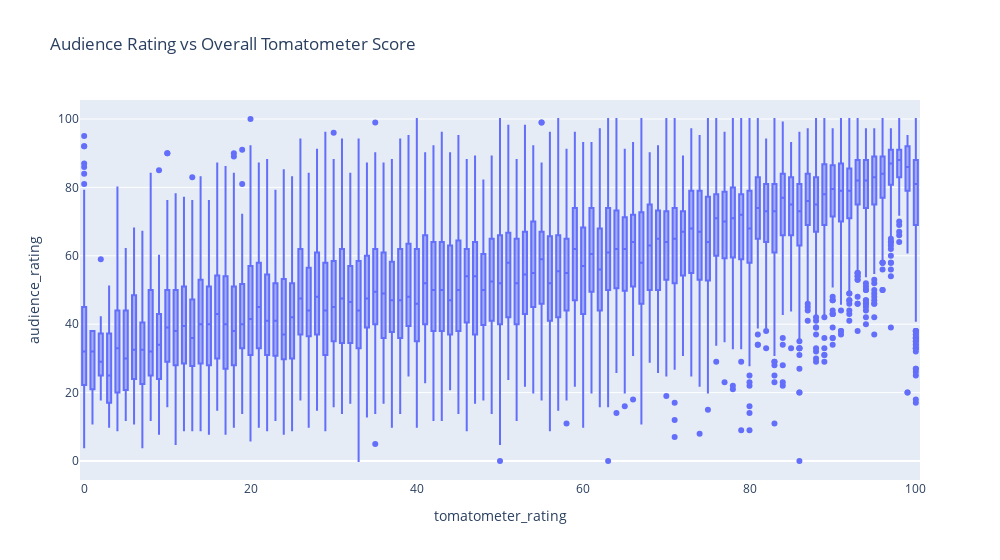

Notebook code for this chart:
### Markdown cell above
Weak positive correlation (makes some sense, as the audience rating is included in the tomatometer rating)

How are there films with 100% tomatometer and then ~17% audience rating? And vice versa?

### Code cell
fig = px.box(
  rt_pruned_df,
  x="tomatometer_rating",
  y="audience_rating",
  title="Audience Rating vs Overall Tomatometer Score",
  # trendline="ols",
  # trendline_color_override="red",
  width=1000
  )
fig.show()

### Figure 1 — Plotly figure (JSON) as saved in the notebook; plotly's stock layout.template omitted (floating-point values rounded to 4 significant figures; data arrays with more than 128 entries replaced by an {"elided": "..."} marker saying what was removed)
{"data": [{"alignmentgroup": "True", "hovertemplate": "tomatometer_rating=%{x}<br>audience_rating=%{y}<extra></extra>", "legendgroup": "", "marker": {"color": "#636efa"}, "name": "", "notched": false, "offsetgroup": "", "orientation": "v", "showlegend": false, "type": "box", "x": {"elided": "17407 int values"}, "x0": " ", "xaxis": "x", "y": {"elided": "17407 int values"}, "y0": " ", "yaxis": "y"}], "layout": {"boxmode": "group", "legend": {"tracegroupgap": 0}, "title": {"text": "Audience Rating vs Overall Tomatometer Score"}, "width": 1000, "xaxis": {"anchor": "y", "domain": [0, 1], "title": {"text": "tomatometer_rating"}}, "yaxis": {"anchor": "x", "domain": [0, 1], "title": {"text": "audience_rating"}}}}
